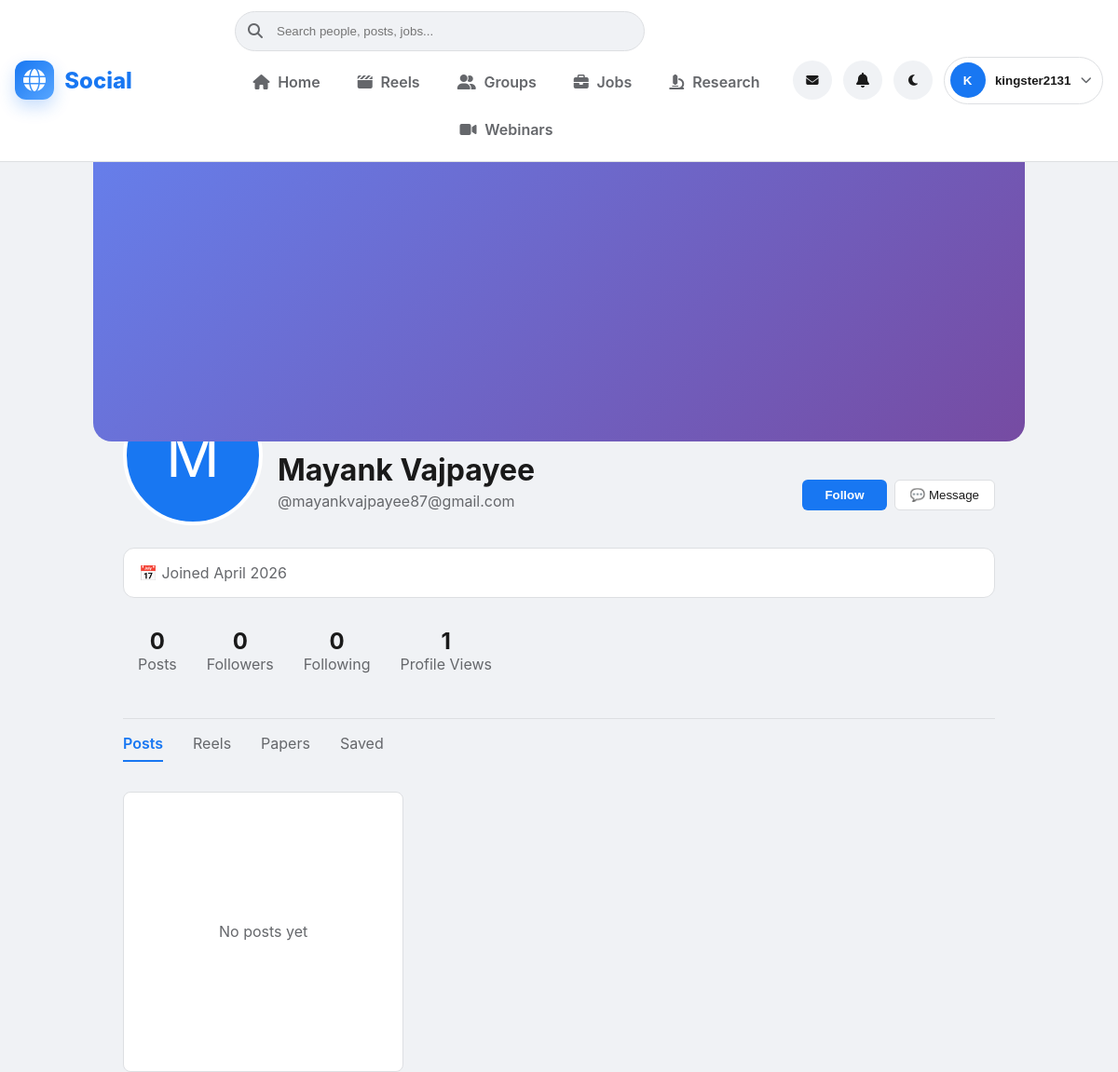
/accounts/profile/mayankvajpayee87@gmail.com/ (signed in), run on the app's committed database.
### accounts/models.py (models this page shows, shortened)
class User(AbstractUser):
    email = models.EmailField(
        _('email address'),
        unique=True,  # ⭐ Har user ka email unique hoga
        help_text=_('Required. Enter a valid email address.')
    )
    bio = models.TextField(
        _('bio'),
        max_length=500,
        blank=True,
        help_text=_('Tell us about yourself (max 500 characters)')
    )
    location = models.CharField(
        _('location'),
        max_length=100,
        blank=True,
        help_text=_('City, Country')
    )
    website = models.URLField(
        _('website'),
        max_length=200,
        blank=True
    )
    birth_date = models.DateField(
        _('birth date'),
        null=True,
        blank=True
    )
    avatar = models.ImageField(
        _('avatar'),
        upload_to='avatars/',  # media/avatars/ folder mein save hoga
        blank=True,
        null=True,
        help_text=_('Profile picture')
    )
    cover_photo = models.ImageField(
        _('cover photo'),
        upload_to='covers/',
        blank=True,
        null=True,
        help_text=_('Cover photo for profile')
    )
    created_at = models.DateTimeField(auto_now_add=True)
    updated_at = models.DateTimeField(auto_now=True)
    is_private = models.BooleanField(
        _('private account'),
        default=False,
        help_text=_('If checked, only followers can see your posts')
    )
    following = models.ManyToManyField(
        'self',
        symmetrical=False,
        related_name='followers',
        blank=True,
        verbose_name=_('following')
    )
    email_verified = models.BooleanField(
        _('email verified'),
        default=False
    )
    otp = models.CharField(_('OTP'), max_length=6, blank=True, null=True)
    otp_expiry = models.DateTimeField(_('OTP expiry'), blank=True, null=True)
    USERNAME_FIELD = 'email'  # ⭐ Email se login hoga (username nahi)
    REQUIRED_FIELDS = ['username']  # Email ke alawa username bhi puchhega createsuperuser
    class Meta:
        verbose_name = _('user')
        verbose_name_plural = _('users')
        ordering = ['-date_joined']
    def get_full_name(self):
        if self.first_name and self.last_name:
            return f"{self.first_name} {self.last_name}"
        return self.username

class Profile(models.Model):
    GENDER_CHOICES = [
        ('M', _('Male')),
        ('F', _('Female')),
        ('O', _('Other')),
        ('N', _('Prefer not to say')),
    ]
    user = models.OneToOneField(
        User,
        on_delete=models.CASCADE,  # User delete hone pe Profile bhi delete
        related_name='profile'
    )
    pronouns = models.CharField(
        _('pronouns'),
        max_length=20,
        blank=True,
        help_text=_('e.g., he/him, she/her, they/them')
    )
    gender = models.CharField(
        _('gender'),
        max_length=1,
        choices=GENDER_CHOICES,
        blank=True
    )
    phone = models.CharField(
        _('phone number'),
        max_length=15,
        blank=True
    )
    linkedin = models.URLField(_('LinkedIn'), blank=True)
    twitter = models.URLField(_('Twitter/X'), blank=True)
    github = models.URLField(_('GitHub'), blank=True)
    instagram = models.URLField(_('Instagram'), blank=True)
    show_email = models.BooleanField(_('show email publicly'), default=False)
    show_birth_date = models.BooleanField(_('show birth date'), default=False)
    profile_views = models.PositiveIntegerField(default=0)

### accounts/views.py (the view)
# urls.py: path('profile/', views.profile_view, name='profile'),
@login_required
def profile_view(request, username=None):
    if username:
        profile_user = get_object_or_404(User, username=username)
    else:
        profile_user = request.user
    is_own_profile = (profile_user == request.user)
    from .models import Profile
    profile, _ = Profile.objects.get_or_create(user=profile_user)
    context = {
        'profile_user': profile_user,
        'is_own_profile': is_own_profile,
        'profile': profile,
    }
    return render(request, 'accounts/profile.html', context)

### templates/accounts/profile.html (shortened to what this page needs)
{% extends 'base.html' %}
{% load static %}
{% block content %}
<div style="max-width: 1000px; margin: 0 auto;">
    <div style="height: 300px; background: linear-gradient(135deg, #667eea 0%, #764ba2 100%); border-radius: 0 0 20px 20px; position: relative; overflow: hidden;">
    </div>
    <div style="padding: 0 2rem;">
        <div style="display: flex; justify-content: space-between; align-items: flex-end; margin-top: -60px;">
            <div style="display: flex; align-items: flex-end; gap: 1rem;">
                <div style="width: 150px; height: 150px; border-radius: 50%; border: 4px solid var(--card-bg); background: var(--accent-color); overflow: hidden;">
                    {% if profile_user.avatar %}
                        <img src="{{ profile_user.avatar.url }}" alt="Avatar" style="width: 100%; height: 100%; object-fit: cover;">
                    {% else %}
                        <div style="width: 100%; height: 100%; display: flex; align-items: center; justify-content: center; font-size: 4rem; color: white;">
                            {{ profile_user.username|first|upper }}
                        </div>
                    {% endif %}
                </div>
                <div style="margin-bottom: 1rem;">
                    <h1 style="color: var(--text-primary); margin-bottom: 0.25rem;">
                        {{ profile_user.get_full_name }}
                    </h1>
                    <p style="color: var(--text-secondary);">@{{ profile_user.username }}</p>
                </div>
            </div>
            <div style="margin-bottom: 1rem; display: flex; gap: 0.5rem;">
                {% if is_own_profile %}
                    <a href="{% url 'accounts:profile_edit' %}"
                       style="padding: 0.5rem 1rem; background: var(--card-bg); color: var(--text-primary); text-decoration: none; border: 1px solid var(--border-color); border-radius: 6px;">
                        ✏️ Edit Profile
                    </a>
                    <a href="{% url 'accounts:settings' %}"
                       style="padding: 0.5rem 1rem; background: var(--card-bg); color: var(--text-primary); text-decoration: none; border: 1px solid var(--border-color); border-radius: 6px;">
                        ⚙️ Settings
                    </a>
                {% else %}
                    <button style="padding: 0.5rem 1.5rem; background: var(--accent-color); color: white; border: none; border-radius: 6px; cursor: pointer; font-weight: 600;">
                        Follow
                    </button>
                    <button style="padding: 0.5rem 1rem; background: var(--card-bg); color: var(--text-primary); border: 1px solid var(--border-color); border-radius: 6px; cursor: pointer;">
                        💬 Message
                    </button>
                {% endif %}
            </div>
        </div>
        <div style="margin-top: 1.5rem; padding: 1rem; background: var(--card-bg); border: 1px solid var(--border-color); border-radius: 12px;">
            <div style="display: flex; gap: 1.5rem; color: var(--text-secondary);">
                <span>📅 Joined {{ profile_user.date_joined|date:"F Y" }}</span>
            </div>
        </div>
        <div style="display: flex; gap: 2rem; margin-top: 1rem; padding: 1rem;">
            <div style="text-align: center;">
                <div style="font-size: 1.5rem; font-weight: bold; color: var(--text-primary);">0</div>
                <div style="color: var(--text-secondary);">Posts</div>
            </div>
            <div style="text-align: center;">
                <div style="font-size: 1.5rem; font-weight: bold; color: var(--text-primary);">0</div>
                <div style="color: var(--text-secondary);">Followers</div>
            </div>
            <div style="text-align: center;">
                <div style="font-size: 1.5rem; font-weight: bold; color: var(--text-primary);">0</div>
                <div style="color: var(--text-secondary);">Following</div>
            </div>
            <div style="text-align: center;">
                <div style="font-size: 1.5rem; font-weight: bold; color: var(--text-primary);">{{ profile.profile_views }}</div>
                <div style="color: var(--text-secondary);">Profile Views</div>
            </div>
        </div>
        <div style="margin-top: 2rem; border-top: 1px solid var(--border-color);">
            <div style="display: flex; gap: 2rem; padding: 1rem 0;">
                <a href="#" style="color: var(--accent-color); text-decoration: none; font-weight: 600; border-bottom: 2px solid var(--accent-color); padding-bottom: 0.5rem;">Posts</a>
                <a href="#" style="color: var(--text-secondary); text-decoration: none;">Reels</a>
                <a href="#" style="color: var(--text-secondary); text-decoration: none;">Papers</a>
                <a href="#" style="color: var(--text-secondary); text-decoration: none;">Saved</a>
            </div>
            <div style="display: grid; grid-template-columns: repeat(3, 1fr); gap: 1rem; margin-top: 1rem;">
                <div style="aspect-ratio: 1; background: var(--card-bg); border: 1px solid var(--border-color); border-radius: 8px; display: flex; align-items: center; justify-content: center; color: var(--text-secondary);">
                    No posts yet
                </div>
            </div>
        </div>
    </div>
</div>
{% endblock %}

### templates/base.html (shortened to what this page needs)
<!DOCTYPE html>
<html lang="en">
<head>
    <link rel="stylesheet" href="https://cdnjs.cloudflare.com/ajax/libs/font-awesome/6.5.1/css/all.min.css">
</head>
<body x-data="{ darkMode: localStorage.getItem('darkMode') === 'true', openChat: false }"
      x-init="$watch('darkMode', value => {
          localStorage.setItem('darkMode', value);
          document.body.classList.toggle('dark-mode', value);
      })"
      :class="{ 'dark-mode': darkMode }">
    <nav class="navbar">
        <div class="navbar-shell">
            <div>
                <a href="{% url 'feed:feed' %}" class="brand-link">
                    <span class="brand-mark">
                        <i class="fas fa-globe"></i>
                    </span>
                    <span>Social</span>
                </a>
            </div>
            <div class="nav-center">
                <div class="desktop-only nav-search" x-data="{
                    query: '',
                    results: [],
                    showResults: false,
                    search: function() {
                        if (this.query.length < 2) {
                            this.results = [];
                            this.showResults = false;
                            return;
                        }
                        fetch(`/search/quick/?q=${encodeURIComponent(this.query)}`)
                            .then(response => response.json())
                            .then(data => {
                                this.results = data.results;
                                this.showResults = true;
                            });
                    }
                }">
                    <form method="get" action="{% url 'search:search' %}" style="position: relative;">
                        <input
                            type="text"
                            name="q"
                            x-model="query"
                            @input="search()"
                            @focus="showResults = true"
                            @click.away="showResults = false"
                            placeholder="Search people, posts, jobs..."
                        >
                        <i class="fas fa-search nav-search-icon"></i>
                    </form>
                </div>
                {% if user.is_authenticated %}
                    <div class="nav-main-links">
                        <a href="{% url 'feed:feed' %}" class="nav-link {% if request.resolver_match.namespace == 'feed' %}active{% endif %}">
                            <i class="fas fa-house"></i>
                            <span>Home</span>
                        </a>
                        <a href="{% url 'reels:feed' %}" class="nav-link {% if request.resolver_match.namespace == 'reels' %}active{% endif %}">
                            <i class="fas fa-clapperboard"></i>
                            <span>Reels</span>
                        </a>
                        <a href="{% url 'groups:list' %}" class="nav-link {% if request.resolver_match.namespace == 'groups' %}active{% endif %}">
                            <i class="fas fa-user-group"></i>
                            <span>Groups</span>
                        </a>
                        <a href="{% url 'jobs:job_list' %}" class="nav-link {% if request.resolver_match.namespace == 'jobs' %}active{% endif %}">
                            <i class="fas fa-briefcase"></i>
                            <span>Jobs</span>
                        </a>
                        <a href="{% url 'research:paper_list' %}" class="nav-link {% if request.resolver_match.namespace == 'research' %}active{% endif %}">
                            <i class="fas fa-microscope"></i>
                            <span>Research</span>
                        </a>
                        <a href="{% url 'webinars:list' %}" class="nav-link {% if request.resolver_match.namespace == 'webinars' %}active{% endif %}">
                            <i class="fas fa-video"></i>
                            <span>Webinars</span>
                        </a>
                    </div>
                {% endif %}
            </div>
            <div class="nav-right">
                {% if user.is_authenticated %}
                    <button @click="openChat = !openChat" class="nav-icon-button" title="Chat">
                        <i class="fas fa-envelope"></i>
                    </button>
                    <a href="{% url 'notifications:list' %}" class="nav-icon-button" title="Notifications">
                        <i class="fas fa-bell"></i>
                    </a>
                {% endif %}
                <button @click="darkMode = !darkMode" class="nav-icon-button" title="Toggle theme">
                    <i class="fas" :class="darkMode ? 'fa-sun' : 'fa-moon'"></i>
                </button>
                <div x-data="{ open: false }" style="position: relative;">
                    <button @click="open = !open" class="user-trigger">
                        <span class="user-avatar">
                            {% if user.is_authenticated %}
                                {{ user.username|first|upper }}
                            {% else %}
                                <i class="fas fa-user"></i>
                            {% endif %}
                        </span>
                        <span style="color: var(--text-primary); font-weight: 600;" class="desktop-only">
                            {% if user.is_authenticated %}
                                {{ user.username }}
                            {% else %}
                                Guest
                            {% endif %}
                        </span>
                        <i class="fas fa-chevron-down" style="color: var(--text-secondary); font-size: 0.75rem;"></i>
                    </button>
                </div>
            </div>
        </div>
    </nav>
    <main>
        {% block content %}
        {% endblock %}
    </main>
</body>
</html>

### data on the page
User: username|first "K", username "kingster2131"
User: username|first "M", get_full_name "Mayank Vajpayee", username "mayankvajpayee87@gmail.com", date_joined "April 2026"
Profile: profile_views "1"
